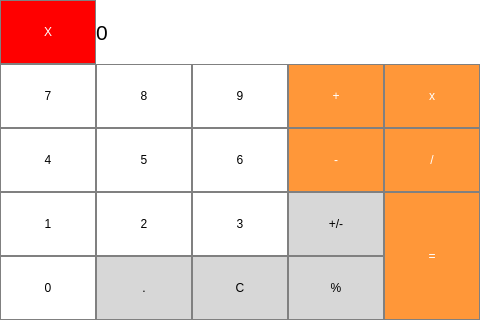
<?xml version="1.0" encoding="UTF-8"?>
<ui version="4.0">
 <class>calculadora</class>
 <widget class="QWidget" name="calculadora">
  <property name="geometry">
   <rect>
    <x>0</x>
    <y>0</y>
    <width>480</width>
    <height>320</height>
   </rect>
  </property>
  <property name="windowTitle">
   <string>calculadora</string>
  </property>
  <widget class="QWidget" name="centralWidget" native="true">
   <property name="geometry">
    <rect>
     <x>0</x>
     <y>0</y>
     <width>480</width>
     <height>320</height>
    </rect>
   </property>
   <property name="styleSheet">
    <string notr="true">background-color: rgb(255,255,255);</string>
   </property>
   <widget class="QLabel" name="label">
    <property name="geometry">
     <rect>
      <x>96</x>
      <y>0</y>
      <width>384</width>
      <height>64</height>
     </rect>
    </property>
    <property name="font">
     <font>
      <pointsize>16</pointsize>
     </font>
    </property>
    <property name="styleSheet">
     <string notr="true">QLabel { qproperty-alignment: 'AlignVCenter | AlignRight'; border: 1px solid gray;}
background-color: white;</string>
    </property>
    <property name="text">
     <string>0</string>
    </property>
   </widget>
   <widget class="QPushButton" name="p7">
    <property name="geometry">
     <rect>
      <x>0</x>
      <y>64</y>
      <width>96</width>
      <height>64</height>
     </rect>
    </property>
    <property name="styleSheet">
     <string notr="true">QPushButton { border: 1px solid gray; } QPushButton:pressed { background-color: qlineargradient(x1: 0, y1: 0, x2: 0, y2: 1, stop: 0 #dadbde, stop: 1 #f6f7fa);}</string>
    </property>
    <property name="text">
     <string>7</string>
    </property>
   </widget>
   <widget class="QPushButton" name="p8">
    <property name="geometry">
     <rect>
      <x>96</x>
      <y>64</y>
      <width>96</width>
      <height>64</height>
     </rect>
    </property>
    <property name="styleSheet">
     <string notr="true">QPushButton { border: 1px solid gray; } QPushButton:pressed { background-color: qlineargradient(x1: 0, y1: 0, x2: 0, y2: 1, stop: 0 #dadbde, stop: 1 #f6f7fa);}</string>
    </property>
    <property name="text">
     <string>8</string>
    </property>
   </widget>
   <widget class="QPushButton" name="p9">
    <property name="geometry">
     <rect>
      <x>192</x>
      <y>64</y>
      <width>96</width>
      <height>64</height>
     </rect>
    </property>
    <property name="styleSheet">
     <string notr="true">QPushButton { border: 1px solid gray; } QPushButton:pressed { background-color: qlineargradient(x1: 0, y1: 0, x2: 0, y2: 1, stop: 0 #dadbde, stop: 1 #f6f7fa);}</string>
    </property>
    <property name="text">
     <string>9</string>
    </property>
   </widget>
   <widget class="QPushButton" name="sumar">
    <property name="geometry">
     <rect>
      <x>288</x>
      <y>64</y>
      <width>96</width>
      <height>64</height>
     </rect>
    </property>
    <property name="styleSheet">
     <string notr="true">QPushButton { background-color: rgb(255, 151, 57); color: white; border: 1px solid gray; } QPushButton:pressed { background-color: qlineargradient(x1: 0, y1: 0, x2: 0, y2: 1, stop: 0 #FF7832, stop: 1 #FF9739); }</string>
    </property>
    <property name="text">
     <string>+</string>
    </property>
   </widget>
   <widget class="QPushButton" name="multiplicar">
    <property name="geometry">
     <rect>
      <x>384</x>
      <y>64</y>
      <width>96</width>
      <height>64</height>
     </rect>
    </property>
    <property name="styleSheet">
     <string notr="true">QPushButton { background-color: rgb(255, 151, 57); color: white; border: 1px solid gray; } QPushButton:pressed { background-color: qlineargradient(x1: 0, y1: 0, x2: 0, y2: 1, stop: 0 #FF7832, stop: 1 #FF9739); }</string>
    </property>
    <property name="text">
     <string>x</string>
    </property>
   </widget>
   <widget class="QPushButton" name="p6">
    <property name="geometry">
     <rect>
      <x>192</x>
      <y>128</y>
      <width>96</width>
      <height>64</height>
     </rect>
    </property>
    <property name="styleSheet">
     <string notr="true">QPushButton { border: 1px solid gray; } QPushButton:pressed { background-color: qlineargradient(x1: 0, y1: 0, x2: 0, y2: 1, stop: 0 #dadbde, stop: 1 #f6f7fa);}</string>
    </property>
    <property name="text">
     <string>6</string>
    </property>
   </widget>
   <widget class="QPushButton" name="p4">
    <property name="geometry">
     <rect>
      <x>0</x>
      <y>128</y>
      <width>96</width>
      <height>64</height>
     </rect>
    </property>
    <property name="styleSheet">
     <string notr="true">QPushButton { border: 1px solid gray; } QPushButton:pressed { background-color: qlineargradient(x1: 0, y1: 0, x2: 0, y2: 1, stop: 0 #dadbde, stop: 1 #f6f7fa);}</string>
    </property>
    <property name="text">
     <string>4</string>
    </property>
   </widget>
   <widget class="QPushButton" name="restar">
    <property name="geometry">
     <rect>
      <x>288</x>
      <y>128</y>
      <width>96</width>
      <height>64</height>
     </rect>
    </property>
    <property name="styleSheet">
     <string notr="true">QPushButton { background-color: rgb(255, 151, 57); color: white; border: 1px solid gray; } QPushButton:pressed { background-color: qlineargradient(x1: 0, y1: 0, x2: 0, y2: 1, stop: 0 #FF7832, stop: 1 #FF9739); }</string>
    </property>
    <property name="text">
     <string>-</string>
    </property>
   </widget>
   <widget class="QPushButton" name="p5">
    <property name="geometry">
     <rect>
      <x>96</x>
      <y>128</y>
      <width>96</width>
      <height>64</height>
     </rect>
    </property>
    <property name="styleSheet">
     <string notr="true">QPushButton { border: 1px solid gray; } QPushButton:pressed { background-color: qlineargradient(x1: 0, y1: 0, x2: 0, y2: 1, stop: 0 #dadbde, stop: 1 #f6f7fa);}</string>
    </property>
    <property name="text">
     <string>5</string>
    </property>
   </widget>
   <widget class="QPushButton" name="dividir">
    <property name="geometry">
     <rect>
      <x>384</x>
      <y>128</y>
      <width>96</width>
      <height>64</height>
     </rect>
    </property>
    <property name="styleSheet">
     <string notr="true">QPushButton { background-color: rgb(255, 151, 57); color: white; border: 1px solid gray; } QPushButton:pressed { background-color: qlineargradient(x1: 0, y1: 0, x2: 0, y2: 1, stop: 0 #FF7832, stop: 1 #FF9739); }</string>
    </property>
    <property name="text">
     <string>/</string>
    </property>
   </widget>
   <widget class="QPushButton" name="p1">
    <property name="geometry">
     <rect>
      <x>0</x>
      <y>192</y>
      <width>96</width>
      <height>64</height>
     </rect>
    </property>
    <property name="styleSheet">
     <string notr="true">QPushButton { border: 1px solid gray; } QPushButton:pressed { background-color: qlineargradient(x1: 0, y1: 0, x2: 0, y2: 1, stop: 0 #dadbde, stop: 1 #f6f7fa);}</string>
    </property>
    <property name="text">
     <string>1</string>
    </property>
   </widget>
   <widget class="QPushButton" name="p3">
    <property name="geometry">
     <rect>
      <x>192</x>
      <y>192</y>
      <width>96</width>
      <height>64</height>
     </rect>
    </property>
    <property name="styleSheet">
     <string notr="true">QPushButton { border: 1px solid gray; } QPushButton:pressed { background-color: qlineargradient(x1: 0, y1: 0, x2: 0, y2: 1, stop: 0 #dadbde, stop: 1 #f6f7fa);}</string>
    </property>
    <property name="text">
     <string>3</string>
    </property>
   </widget>
   <widget class="QPushButton" name="mesmenys">
    <property name="geometry">
     <rect>
      <x>288</x>
      <y>192</y>
      <width>96</width>
      <height>64</height>
     </rect>
    </property>
    <property name="styleSheet">
     <string notr="true">QPushButton { background-color: rgb(215, 215, 215); border: 1px solid gray; } QPushButton:pressed { background-color: qlineargradient(x1: 0, y1: 0, x2: 0, y2: 1, stop: 0 #BEBEBE, stop: 1 #D7D7D7); }</string>
    </property>
    <property name="text">
     <string>+/-</string>
    </property>
   </widget>
   <widget class="QPushButton" name="p2">
    <property name="geometry">
     <rect>
      <x>96</x>
      <y>192</y>
      <width>96</width>
      <height>64</height>
     </rect>
    </property>
    <property name="styleSheet">
     <string notr="true">QPushButton { border: 1px solid gray; } QPushButton:pressed { background-color: qlineargradient(x1: 0, y1: 0, x2: 0, y2: 1, stop: 0 #dadbde, stop: 1 #f6f7fa);}</string>
    </property>
    <property name="text">
     <string>2</string>
    </property>
   </widget>
   <widget class="QPushButton" name="p0">
    <property name="geometry">
     <rect>
      <x>0</x>
      <y>256</y>
      <width>96</width>
      <height>64</height>
     </rect>
    </property>
    <property name="styleSheet">
     <string notr="true">QPushButton { border: 1px solid gray; } QPushButton:pressed { background-color: qlineargradient(x1: 0, y1: 0, x2: 0, y2: 1, stop: 0 #dadbde, stop: 1 #f6f7fa);}</string>
    </property>
    <property name="text">
     <string>0</string>
    </property>
   </widget>
   <widget class="QPushButton" name="reset">
    <property name="geometry">
     <rect>
      <x>192</x>
      <y>256</y>
      <width>96</width>
      <height>64</height>
     </rect>
    </property>
    <property name="styleSheet">
     <string notr="true">QPushButton { background-color: rgb(215, 215, 215); border: 1px solid gray; } QPushButton:pressed { background-color: qlineargradient(x1: 0, y1: 0, x2: 0, y2: 1, stop: 0 #BEBEBE, stop: 1 #D7D7D7); }</string>
    </property>
    <property name="text">
     <string>C</string>
    </property>
   </widget>
   <widget class="QPushButton" name="percentatge">
    <property name="geometry">
     <rect>
      <x>288</x>
      <y>256</y>
      <width>96</width>
      <height>64</height>
     </rect>
    </property>
    <property name="styleSheet">
     <string notr="true">QPushButton { background-color: rgb(215, 215, 215); border: 1px solid gray; } QPushButton:pressed { background-color: qlineargradient(x1: 0, y1: 0, x2: 0, y2: 1, stop: 0 #BEBEBE, stop: 1 #D7D7D7); }</string>
    </property>
    <property name="text">
     <string>%</string>
    </property>
   </widget>
   <widget class="QPushButton" name="punt">
    <property name="geometry">
     <rect>
      <x>96</x>
      <y>256</y>
      <width>96</width>
      <height>64</height>
     </rect>
    </property>
    <property name="styleSheet">
     <string notr="true">QPushButton { background-color: rgb(215, 215, 215); border: 1px solid gray; } QPushButton:pressed { background-color: qlineargradient(x1: 0, y1: 0, x2: 0, y2: 1, stop: 0 #BEBEBE, stop: 1 #D7D7D7); }</string>
    </property>
    <property name="text">
     <string>.</string>
    </property>
   </widget>
   <widget class="QPushButton" name="igual">
    <property name="geometry">
     <rect>
      <x>384</x>
      <y>192</y>
      <width>96</width>
      <height>128</height>
     </rect>
    </property>
    <property name="styleSheet">
     <string notr="true">QPushButton { background-color: rgb(255, 151, 57); color: white; border: 1px solid gray; } QPushButton:pressed { background-color: qlineargradient(x1: 0, y1: 0, x2: 0, y2: 1, stop: 0 #FF7832, stop: 1 #FF9739); }</string>
    </property>
    <property name="text">
     <string>=</string>
    </property>
   </widget>
   <widget class="QPushButton" name="tanca_calculadora">
    <property name="geometry">
     <rect>
      <x>0</x>
      <y>0</y>
      <width>96</width>
      <height>64</height>
     </rect>
    </property>
    <property name="styleSheet">
     <string notr="true">QPushButton { background-color: rgb(255, 0,0); color: white; border: 1px solid gray; } QPushButton:pressed { background-color: qlineargradient(x1: 0, y1: 0, x2: 0, y2: 1, stop: 0 #dadbde, stop: 1 #f6f7fa);}</string>
    </property>
    <property name="text">
     <string>X</string>
    </property>
   </widget>
  </widget>
 </widget>
 <layoutdefault spacing="6" margin="11"/>
 <resources/>
 <connections/>
</ui>
